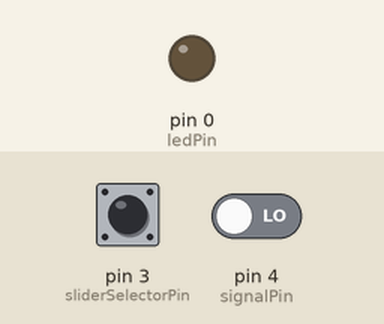
This sketch was run on a simulated Arduino Uno, built with avr-gcc and run on an emulated ATmega328P. Shown: output pins drawn as LEDs (lit = HIGH). Dashed ring = blinking. The inputs (shaded band) are chosen by the test bench; at power-on: pin 4 (signalPin) LOW, pin 3 (sliderSelectorPin) LOW. Pins used as bus, display or sensor lines are not drawn.

Above: at 1.2 s.
1.3 s: pin 4 (signalPin) driven HIGH
At 1.39 s:
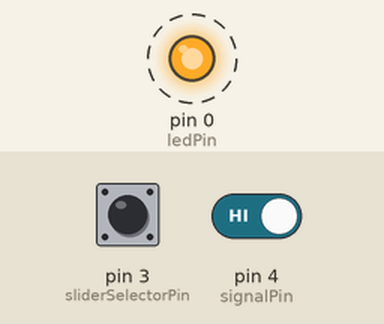
4.3 s: pin 4 (signalPin) driven LOW
At 5.1 s:
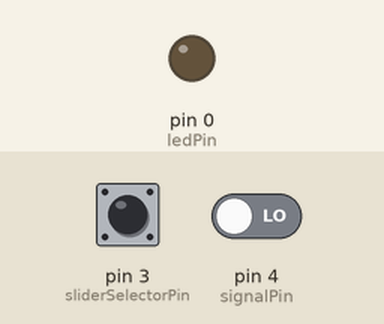
Timing chart, 0 to 7.3 s (numbered marks = the images above; inputs shaded):
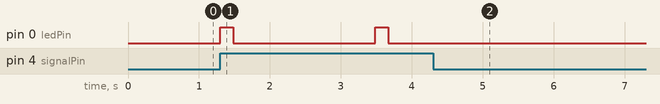

Measured:
- after the input at 1.3 s, pin 0 (ledPin): alternates HIGH for 0.18 s and LOW for 2.0 s, starting at once
- after the input at 4.3 s, pin 0 (ledPin): stops changing and stays LOW

The sketch:

Nexa_Bit.ino
```cpp
/*
 * Nexa Automatic Protocol Transmitter
 *
 * This code listens to the SIGnal channel of an LittleBit. On HIGH it
 * emits a Nexa automatic protocol ON message. When it falls to LOW
 * it emits an off message
 *
 * The board also contains a slide selector so the user can switch to TOGGLE mode
 * In TOGGLE mode the circuit behaves lika a Toggle Latch. It stays in
 * the same ON/OFF state even when the SIGnal falls to LOW.
 * When SIGnal rises to HIGH the next time it toggles the emition signal
 * from ON to OFF or OFF to ON
 --------------------------------
 relationship beteween toggle, socketON and toggle:
 --------------------------------
 toggle      00000000  1111111111

 SIG         00110010  0110011010
 socketON    00110010  0111100011
 --------------------------------
 *
 *
 * Thanks to Martyn Henderson for laying out the ground work
 * http://martgadget.blogspot.com
 *
 */
#include <Arduino.h>
#include <WProgram.h>


bool bit2[26]={};              // 26 bit global to store the Nexa/HE device address.
//PINS
int txPin = 1;                 // 433mhz transmitter on pin 1
int ledPin = 0;

//INPUT PINS
int signalPin = 4;          //analog input signal from prev LittleBit. Treated digitally (HIGH/LOW)
int sliderSelectorPin = 3;  //Switch with two states: TOGGLE or ON/OFF

boolean socketOn = false;          //the remote socket is considered off to start with
boolean toggle = false;      //wheteher the circuit should toggle between on/off like a latch
boolean previousSignal = LOW;    //signal from previous bit is threshold at 50%

unsigned long senderCode = 16479282;
unsigned long timeStamp;    //used to resend

void setup()
{

  pinMode(txPin, OUTPUT);      // transmitter pin.
  pinMode(ledPin, OUTPUT);
  pinMode(sliderSelectorPin,INPUT);
  pinMode(signalPin,INPUT);


  timeStamp = millis();
  integerToBitArray(senderCode,26);            // convert our device code to binary settinh the bit2 array


}

void loop()
{
  int signal = digitalRead(signalPin); //HIGH OR LOW
  //detect slider position
  int toggle = digitalRead(sliderSelectorPin);
  unsigned long now; //currentTime


  //Detect signal change
  if (signal != previousSignal){
   if (signal == HIGH){ //we have a RISE
    if (toggle){
      socketOn = !socketOn;
    }else{
      socketOn = true;
    }
      transmit(socketOn);

   }else{ //LOW - we have a FALL
     if (!toggle){
      socketOn = false;
      transmit(socketOn);

    }
   }
  }
  previousSignal = signal;

  //resend signal every other second
  now = millis();
  if (now-timeStamp > 2000){

   transmit(socketOn);
  }

}


/* COMMUNICATION FUNCTIONS*/

void transmit (int on)
{

  analogWrite(ledPin, 20+on*225);   // turn the LED on (HIGH is the voltage level)
  transmit1(on);            // send ON
    delay(10);                 // wait (socket ignores us it appears unless we do this)
  transmit1(on);            // send ON again
  timeStamp = millis();
  analogWrite(ledPin, 0);
}

void transmit1(int blnOn)
{

  int i;
  // Do the latch sequence..
  digitalWrite(txPin, HIGH);
  delayMicroseconds(275);     // bit of radio shouting before we start.
  digitalWrite(txPin, LOW);
  delayMicroseconds(9900);     // low for 9900 for latch 1
  digitalWrite(txPin, HIGH);   // high again
  delayMicroseconds(275);      // wait a moment 275
  digitalWrite(txPin, LOW);    // low again for 2675 - latch 2.
  delayMicroseconds(2675);
  // End on a high
  digitalWrite(txPin, HIGH);

// Send HE Device Address..
  // e.g. 1000010101000110010  272946 in binary.
  for(i=0; i<26;i++)
  {
    sendPair(bit2[i]);
  }

  // Send 26th bit - group 1/0
  sendPair(false);

  // Send 27th bit - on/off 1/0
  sendPair(blnOn);

  // last 4 bits - recipient   -- button 1 on the HE300 set to
  // slider position I in this example:

  sendPair(false);
  sendPair(false);
  sendPair(false);
  sendPair(false);

  digitalWrite(txPin, HIGH);   // high again (shut up)
  delayMicroseconds(275);      // wait a moment
  digitalWrite(txPin, LOW);    // low again for 2675 - latch 2.

}


void sendBit(boolean b) {
  if (b) {
    digitalWrite(txPin, HIGH);
    delayMicroseconds(310);   //275 orinally, but tweaked.
    digitalWrite(txPin, LOW);
    delayMicroseconds(1340);  //1225 orinally, but tweaked.
  }
  else {
    digitalWrite(txPin, HIGH);
    delayMicroseconds(310);   //275 orinally, but tweaked.
    digitalWrite(txPin, LOW);
    delayMicroseconds(310);   //275 orinally, but tweaked.
  }
}

void sendPair(boolean b) {
  // Send the Manchester Encoded data 01 or 10, never 11 or 00
  if(b)
  {
    sendBit(true);
    sendBit(false);
  }
  else
  {
  sendBit(false);
  sendBit(true);
  }
}

//Hack integer into bits and put into the global bit2[] array
void integerToBitArray(unsigned long integer, int length)
{  //needs bit2[length]
  // Convert long device code into binary (stores in global bit2 array.)
 for (int i=0; i<length; i++){
   if ((integer / power2(length-1-i))==1){
     integer-=power2(length-1-i);
     bit2[i]=1;
   }
   else bit2[i]=0;
 }
}

unsigned long power2(int power){    //gives 2 to the (power)
 unsigned long integer=1;
 for (int i=0; i<power; i++){
   integer*=2;
 }
 return integer;
}
```
